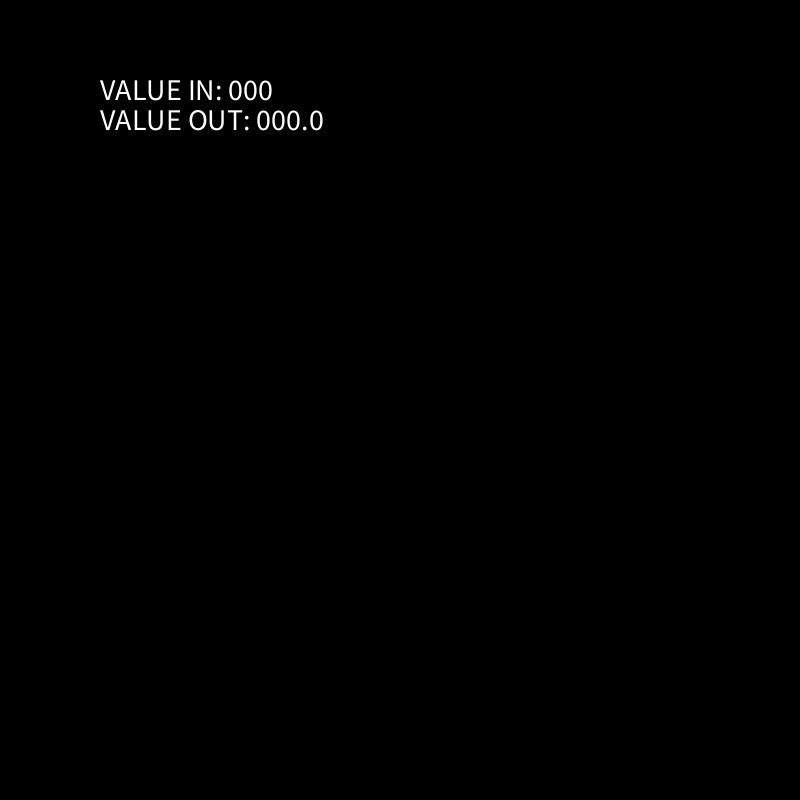
Frame 1 (no input)
Frame 60 (the mouse pressed at the canvas centre just before this capture): identical to frame 1, image omitted
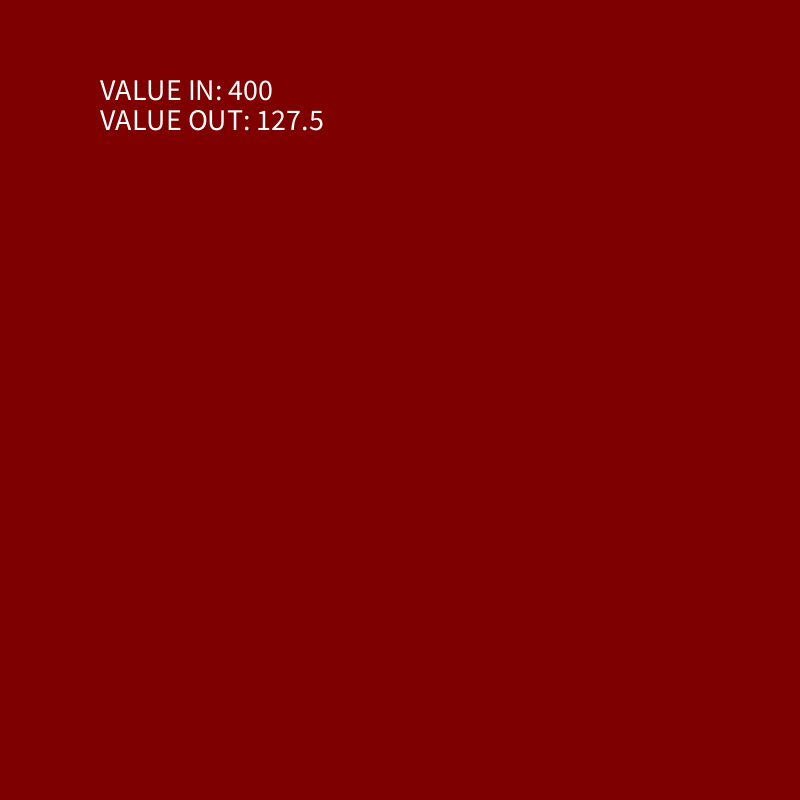
Frame 120 (the mouse held since frame 60 and released just before this capture)

The Processing sketch that drew these frames (run headless with seeded random() and noise(); from frame 60 on, the mouse is pressed at the canvas centre):

// Processing sketch: customMAP
// ── customMAP.pde

float lowIn = 0;
float lowOut = 0;

float highIn = 800;
float highOut = 255;

float valueIn;
float valueOut;

void setup(){
  size(800,800);
  background(255);
  strokeWeight(3);
}


void draw(){
   
  valueIn = mouseX;
  float p = (valueIn - lowIn)/(highIn - lowIn);
  valueOut = lowOut + p*(highOut - lowOut);

  background(valueOut, 0, 0);
  
  fill(255);
  textSize(30);
  text("VALUE IN: "+ nf(valueIn, 3, 0), 100,100);
  text("VALUE OUT: "+nf(valueOut, 3,1), 100,130);
  
}
